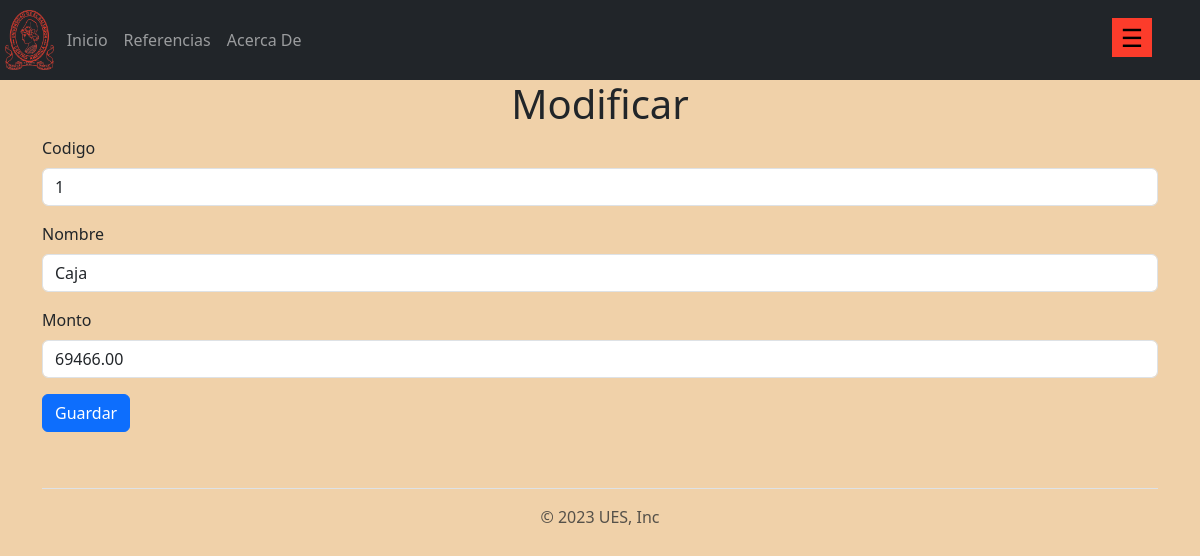
Page /cuenta/crud/modificar/1/ on the earlier database version.
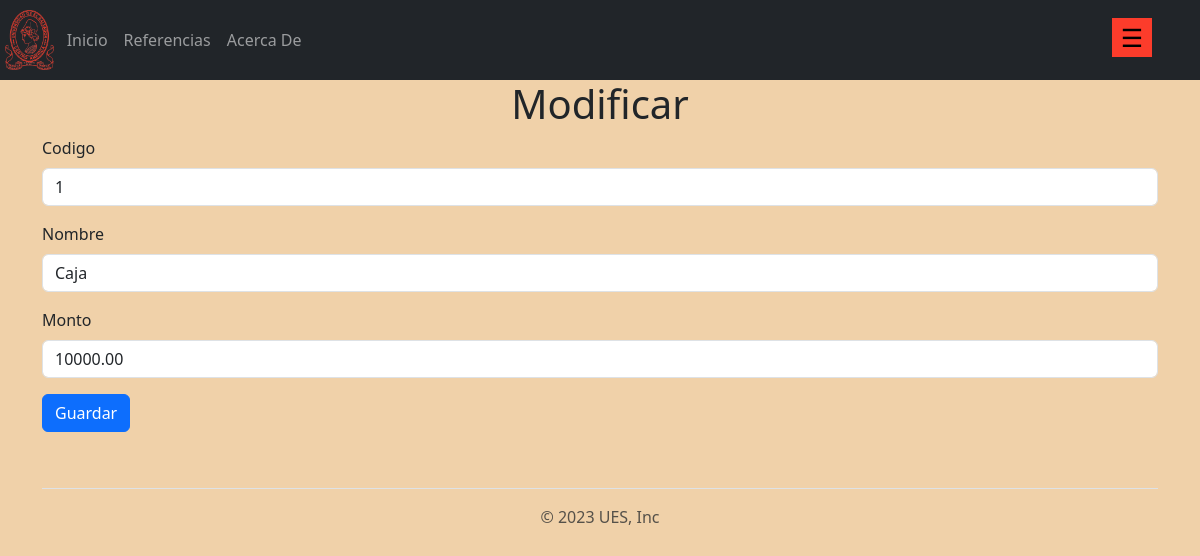
Same page on the later database version.
### aplicaciones/cuenta/models.py (models this page shows, shortened)
class cuenta(models.Model):
    codigo = models.CharField(max_length=10)
    nombre = models.CharField(max_length=50)
    monto = models.DecimalField(max_digits=10, decimal_places=2)

### aplicaciones/cuenta/views.py (the view)
# urls.py: path('cuenta/crud/modificar/<pk>/', views.modificar.as_view(), name='modificar'),
class modificar(UpdateView):
    template_name = 'cuenta/crud/modificar.html'
    model = cuenta
    fields = ['codigo','nombre','monto']
    success_message = "El registro %(nombre)s fue mofificado exitosamente"
    success_url = reverse_lazy('cuenta')

### templates/cuenta/crud/modificar.html (shortened to what this page needs)
{% extends 'layout/base.html' %}
{% load bootstrap5 %}
{% block content %}
    <h1>Modificar</h1>
    <form action="" method="post">
        {% bootstrap_form form %}
        <input type="submit" value="Guardar" class="btn btn-primary">
</form>
{% endblock content %}

Differences in the rows shown:
changed cuenta "Caja": monto "69466.00" → "10000.00"
